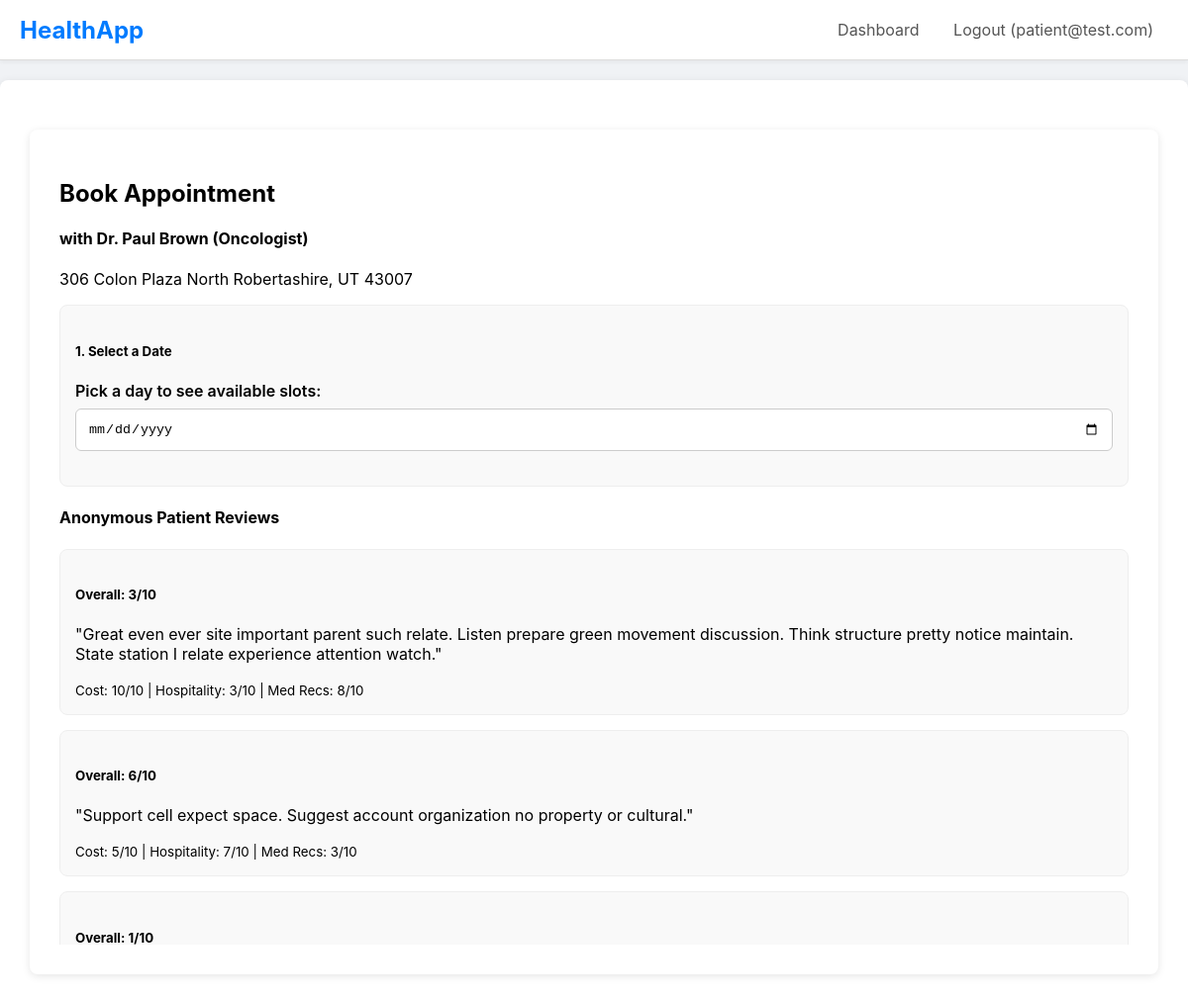
The page /book_appointment/1 (signed in) on the database its author committed.
### main.py (models this page shows)
class User(db.Model, UserMixin):
    id = db.Column(db.Integer, primary_key=True)
    email = db.Column(db.String(120), unique=True, nullable=False)
    password_hash = db.Column(db.String(60), nullable=False)
    role = db.Column(db.String(20), nullable=False)
    patient_profile = db.relationship('PatientProfile', backref='user', uselist=False, cascade="all, delete-orphan")
    doctor_profile = db.relationship('DoctorProfile', backref='user', uselist=False, cascade="all, delete-orphan")
    insurance_profile = db.relationship('InsuranceProfile', backref='user', uselist=False, cascade="all, delete-orphan")

class DoctorProfile(db.Model):
    id = db.Column(db.Integer, primary_key=True)
    full_name = db.Column(db.String(100), nullable=False, default='Dr. Unnamed')
    phone = db.Column(db.String(20))
    specialty = db.Column(db.String(100))
    practice_address = db.Column(db.String(200))
    pincode = db.Column(db.String(10))
    latitude = db.Column(db.Float)
    longitude = db.Column(db.Float)
    availability_start_time = db.Column(db.Time) # e.g., 09:00:00
    availability_end_time = db.Column(db.Time)   # e.g., 17:00:00
    slot_duration_minutes = db.Column(db.Integer, default=30)
    user_id = db.Column(db.Integer, db.ForeignKey('user.id'), nullable=False, unique=True)
    records_written = db.relationship('MedicalRecord', backref='doctor', lazy='dynamic', foreign_keys='MedicalRecord.doctor_id')
    appointments = db.relationship('Appointment', backref='doctor', lazy='dynamic', foreign_keys='Appointment.doctor_id')
    reviews = db.relationship('DoctorReview', backref='doctor_profile', lazy='dynamic', foreign_keys='DoctorReview.doctor_id')
    files_written = db.relationship('MedicalFile', backref='doctor', lazy='dynamic', foreign_keys='MedicalFile.doctor_id')
    permitted_patients = db.relationship('PatientProfile', secondary=patient_doctor_permissions,
        back_populates='permitted_doctors')

class DoctorReview(db.Model):
    id = db.Column(db.Integer, primary_key=True)
    cost_rating = db.Column(db.Integer, nullable=False) # 1-10
    hospitality_rating = db.Column(db.Integer, nullable=False) # 1-10
    med_rec_rating = db.Column(db.Integer, nullable=False) # 1-10
    overall_rating = db.Column(db.Integer, nullable=False) # 1-10
    comment = db.Column(db.Text)
    created_at = db.Column(db.DateTime, nullable=False, default=db.func.current_timestamp())
    patient_id = db.Column(db.Integer, db.ForeignKey('patient_profile.id'), nullable=False)
    doctor_id = db.Column(db.Integer, db.ForeignKey('doctor_profile.id'), nullable=False)
    __table_args__ = (db.UniqueConstraint('patient_id', 'doctor_id', name='_patient_doctor_review_uc'),)

### main.py (the view, shortened to what this page needs)
@app.route("/book_appointment/<int:doctor_id>", methods=['GET', 'POST'])
@login_required
@role_required('patient')
def book_appointment(doctor_id):
    doctor = db.session.get(DoctorProfile, doctor_id)
    if not doctor:
        flash('Doctor not found.', 'danger')
        return redirect(url_for('patient_dashboard'))
    selected_date_str = request.args.get('date')
    selected_date = None
    available_slots = []
    today_date = datetime.date.today().isoformat()
    reviews = doctor.reviews.order_by(DoctorReview.created_at.desc()).all()
    return render_template('book_appointment.html',
                           doctor=doctor,
                           reviews=reviews,
                           selected_date=selected_date,
                           available_slots=available_slots,
                           today_date=today_date) # <-- Pass today's date to the template

### main.py (called while the page is built)
@login_manager.user_loader
def load_user(user_id):
    return db.session.get(User, int(user_id))

def role_required(role_name):
    def decorator(f):
        @wraps(f)
        def decorated_function(*args, **kwargs):
            if not current_user.is_authenticated or current_user.role != role_name:
                abort(403)
            if current_user.role == 'patient':
                g.profile = current_user.patient_profile
            elif current_user.role == 'doctor':
                g.profile = current_user.doctor_profile
            elif current_user.role == 'insurance':
                g.profile = current_user.insurance_profile
            return f(*args, **kwargs)
        return decorated_function
    return decorator

### templates/book_appointment.html (shortened to what this page needs)
{% extends 'layout.html' %}
{% block content %}
<div class="container mt-4">
    <h2>Book Appointment</h2>
    <h4>with {{ doctor.full_name }} ({{ doctor.specialty }})</h4>
    <p>{{ doctor.practice_address }}</p>
    <div class="row">
        <div class="col-md-6">
            <div class="card">
                <div class="card-body">
                    <h5 class="card-title">1. Select a Date</h5>
                    <div class="form-group">
                        <label for="appointment_date">Pick a day to see available slots:</label>
                        <input type="date" id="appointment_date" class="form-control"
                               value="{{ selected_date.isoformat() if selected_date else '' }}"
                               min="{{ today_date }}">
                    </div>
                </div>
            </div>
        </div>
        <div class="col-md-6">
            <h4>Anonymous Patient Reviews</h4>
            <div style="max-height: 400px; overflow-y: auto;">
                {% if reviews %}
                    {% for review in reviews %}
                        <div class="card mb-2">
                            <div class="card-body">
                                <h5 class="card-title">Overall: {{ review.overall_rating }}/10</h5>
                                <p class="card-text">"{{ review.comment }}"</p>
                                <small class="text-muted">
                                    Cost: {{ review.cost_rating }}/10 |
                                    Hospitality: {{ review.hospitality_rating }}/10 |
                                    Med Recs: {{ review.med_rec_rating }}/10
                                </small>
                            </div>
                        </div>
                    {% endfor %}
                {% else %}
                    <p>No reviews available for this doctor yet.</p>
                {% endif %}
            </div>
        </div>
    </div>
</div>
{% endblock %}

### templates/layout.html (shortened to what this page needs)
<!DOCTYPE html>
<html lang="en">
<head>
</head>
<body>
    <nav>
        <div class="logo"><a href="{{ url_for('home') }}" style="text-decoration: none; color: #007bff;">HealthApp</a></div>
        <div class="nav-links">
            {% if current_user.is_authenticated %}
                <a href="{{ url_for('dashboard') }}">Dashboard</a>
                <a href="{{ url_for('logout') }}">Logout ({{ current_user.email }})</a>
            {% else %}
                <a href="{{ url_for('login') }}">Login</a>
                <a href="{{ url_for('register') }}">Register</a>
            {% endif %}
        </div>
    </nav>
    <div class="container">
        {% block content %}{% endblock %}
    </div>
</body>
</html>

### templates/layout.html (style rules this page uses)
body { font-family: -apple-system, BlinkMacSystemFont, "Segoe UI", Roboto, Helvetica, Arial, sans-serif; margin: 0; background-color: #f0f2f5; }
nav { background-color: #ffffff; padding: 0 20px; border-bottom: 1px solid #ddd; display: flex; justify-content: space-between; align-items: center; box-shadow: 0 2px 4px rgba(0,0,0,0.05); }
nav .logo { font-size: 1.5rem; font-weight: bold; color: #007bff; }
nav .nav-links a { color: #555; text-decoration: none; padding: 20px 15px; display: inline-block; }
.container { max-width: 1200px; margin: 20px auto; background-color: #ffffff; padding: 30px; border-radius: 8px; box-shadow: 0 2px 8px rgba(0,0,0,0.1); }
.form-group { margin-bottom: 20px; }
.form-group label { display: block; margin-bottom: 8px; font-weight: 600; }
.form-group input, .form-group select, .form-group textarea { width: 100%; padding: 12px; border: 1px solid #ccc; border-radius: 6px; box-sizing: border-box; }
.card { background: #f9f9f9; border: 1px solid #eee; border-radius: 8px; padding: 15px; margin-bottom: 15px; }

### rows shown on the page
User: email "patient@test.com"
DoctorProfile: full_name "Dr. Paul Brown", specialty "Oncologist", practice_address "306 Colon Plaza North Robertashire, UT 43007"
DoctorReview: overall_rating "3", comment "Great even ever site important parent such relate. Listen prepare green movement discussion. Think structure pretty notice maintain. State station I relate experience attention watch.", cost_rating "10", hospitality_rating "3", med_rec_rating "8"
DoctorReview: overall_rating "6", comment "Support cell expect space. Suggest account organization no property or cultural.", cost_rating "5", hospitality_rating "7", med_rec_rating "3"
DoctorReview: overall_rating "1"
